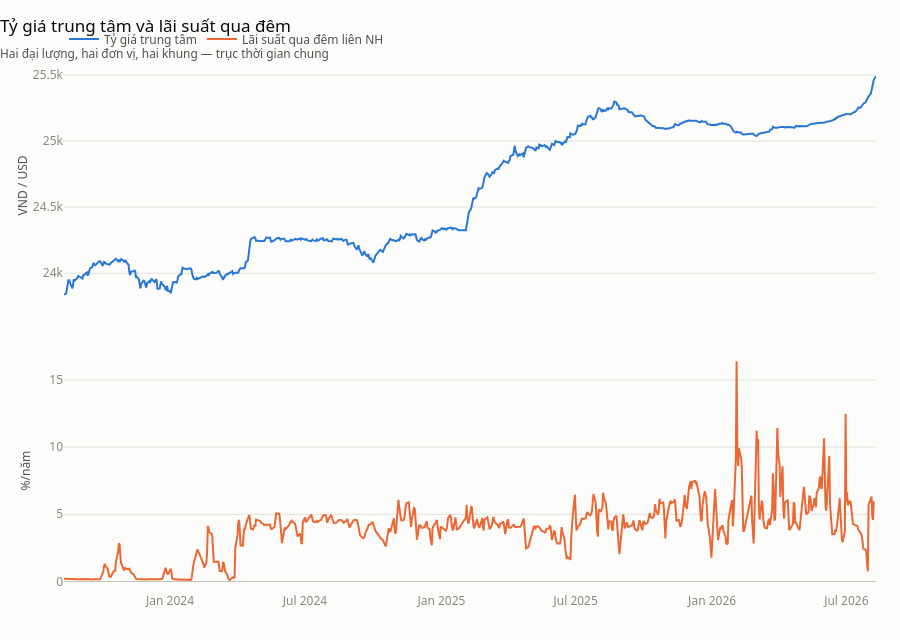

Here is the notebook cell this chart was saved with:
### Markdown cell above
## 4 · Tỷ giá và lãi suất — hai giá của tiền

### Code cell
fig = make_subplots(rows=2, cols=1, shared_xaxes=True, vertical_spacing=0.08, row_heights=[0.5, 0.5])

tg = lay("Tỷ giá trung tâm")
ls = lay("Lãi suất qua đêm")

fig.add_trace(
    go.Scatter(x=tg["date"], y=tg["value"], name="Tỷ giá trung tâm",
               line=dict(width=2, color=CHUOI[0]), hovertemplate="%{y:,.0f} VND<extra></extra>"),
    row=1, col=1,
)
fig.add_trace(
    go.Scatter(x=ls["date"], y=ls["value"], name="Lãi suất qua đêm liên NH",
               line=dict(width=2, color=CHUOI[1]), hovertemplate="%{y:.2f}%<extra></extra>"),
    row=2, col=1,
)
fig.update_yaxes(title_text="VND / USD", row=1, col=1)
fig.update_yaxes(title_text="%/năm", row=2, col=1)
fig.update_layout(
    title_text="Tỷ giá trung tâm và lãi suất qua đêm<br>"
    "<sub style='color:#52514e'>Hai đại lượng, hai đơn vị, hai khung — trục thời gian chung</sub>",
    height=640, hovermode="x unified",
)
fig

### Figure 1 — Plotly figure (JSON) as saved in the notebook; plotly's stock layout.template omitted (floating-point values rounded to 4 significant figures; data arrays with more than 128 entries replaced by an {"elided": "..."} marker saying what was removed)
{"data": [{"hovertemplate": "%{y:,.0f} VND<extra></extra>", "line": {"color": "#2a78d6", "width": 2}, "name": "Tỷ giá trung tâm", "type": "scatter", "x": {"elided": "748 str values"}, "xaxis": "x", "y": {"elided": "748 float values"}, "yaxis": "y"}, {"hovertemplate": "%{y:.2f}%<extra></extra>", "line": {"color": "#eb6834", "width": 2}, "name": "Lãi suất qua đêm liên NH", "type": "scatter", "x": {"elided": "741 str values"}, "xaxis": "x2", "y": {"elided": "741 float values"}, "yaxis": "y2"}], "layout": {"height": 640, "hovermode": "x unified", "title": {"text": "Tỷ giá trung tâm và lãi suất qua đêm<br><sub style='color:#52514e'>Hai đại lượng, hai đơn vị, hai khung — trục thời gian chung</sub>"}, "xaxis": {"anchor": "y", "domain": [0.0, 1.0], "matches": "x2", "showticklabels": false}, "xaxis2": {"anchor": "y2", "domain": [0.0, 1.0]}, "yaxis": {"anchor": "x", "domain": [0.54, 1.0], "title": {"text": "VND / USD"}}, "yaxis2": {"anchor": "x2", "domain": [0.0, 0.46], "title": {"text": "%/năm"}}}}
